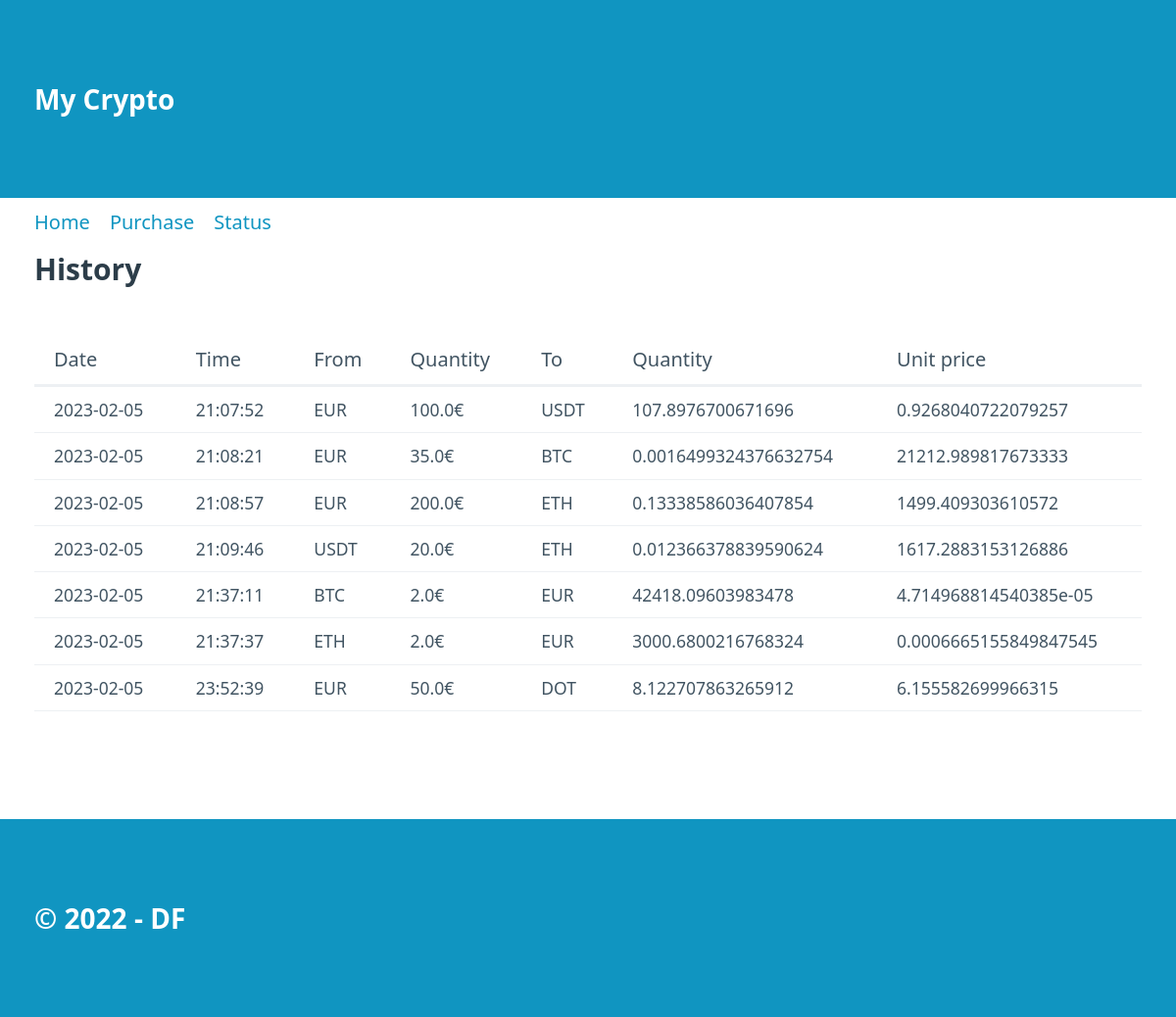
The page / on the database its author committed.
### tables this page shows
CREATE TABLE "movements" (
	"id"	INTEGER,
	"date"	TEXT NOT NULL,
	"time"	TEXT NOT NULL,
	"from_coin"	TEXT NOT NULL,
	"from_quantity"	REAL NOT NULL,
	"to_coin"	TEXT NOT NULL,
	"to_quantity"	REAL NOT NULL,
	PRIMARY KEY("id" AUTOINCREMENT)
);

### crypto_app/routes.py (the view)
@app.route("/")
def index():
    register = show_all()
    return render_template("index.html", data = register)

### crypto_app/models.py (called while the page is built)
def show_all():
    connect = Conexion("SELECT id,date,time,from_coin,from_quantity,to_coin,to_quantity FROM movements ORDER BY date;")
    rows = connect.res.fetchall()
    columns = connect.res.description
    result = []
    for row in rows:
        data_info = {}
        position = 0
        for field in columns:
            data_info[field[0]] = row[position]
            position += 1
        result.append(data_info)
    connect.con.close()
    return result

### crypto_app/templates/index.html
{% extends "base.html" %} {% block section %}
<h3>History</h3>
{% if data %}
<table>
    <thead>
        <tr>
            <th>Date</th>
            <th>Time</th>
            <th>From</th>
            <th>Quantity</th>
            <th>To</th>
            <th>Quantity</th>
            <th>Unit price</th>
        </tr>
    </thead>
    <tbody>
        {% for movements in data %}
        <tr>
            <td>{{movements.date}}</td>
            <td>{{movements.time}}</td>
            <td>{{movements.from_coin}}</td>
            <td>{{movements.from_quantity}}€</td>
            <td>{{movements.to_coin}}</td>
            <td>{{movements.to_quantity}}</td>
            <td>{{movements.from_quantity / movements.to_quantity}}</td>
        </tr>
        {% endfor %}
    </tbody>
</table>
{% else %}
<h4>No movements registered</h4>
{% endif %} {% endblock %}

### crypto_app/templates/base.html (shortened to what this page needs)
<!DOCTYPE html>
<html lang="en">
    <head>
        <link rel="stylesheet" href="../static/css/pico.css" />
        <link rel="stylesheet" href="../static/css/styles.css" />
    </head>
    <body>
        <header>
            <div class="container">My Crypto</div>
        </header>
        <nav class="container">
            <ul>
                <li>
                    <a {% if href=="/" %} disabled {% endif %}>Home</a>
                </li>
                <li><a href="/purchase">Purchase</a></li>
                <li><a href="/status">Status</a></li>
            </ul>
        </nav>
        <section class="container">{% block section %} {% endblock %}</section>
        <footer>
            <div class="container">&copy; 2022 - DF</div>
        </footer>
    </body>
</html>

### crypto_app/static/css/styles.css (style rules this page uses)
header, footer { background-color: var(--primary); color: var(--primary-inverse); font-size: 1.4em; font-weight: bold; }
body { min-height: 100vh; display: grid; grid-template-rows: auto 50px 1fr auto; margin: 0; }

### rows shown on the page
movements: date "2023-02-05", time "21:07:52", from_coin "EUR", from_quantity "100.0", to_coin "USDT", to_quantity "107.8976700671696", movements.from_quantity/movements.to_quantity "0.9268040722079257"
movements: date "2023-02-05", time "21:08:21", from_coin "EUR", from_quantity "35.0", to_coin "BTC", to_quantity "0.0016499324376632754", movements.from_quantity/movements.to_quantity "21212.989817673333"
movements: date "2023-02-05", time "21:08:57", from_coin "EUR", from_quantity "200.0", to_coin "ETH", to_quantity "0.13338586036407854", movements.from_quantity/movements.to_quantity "1499.409303610572"
movements: date "2023-02-05", time "21:09:46", from_coin "USDT", from_quantity "20.0", to_coin "ETH", to_quantity "0.012366378839590624", movements.from_quantity/movements.to_quantity "1617.2883153126886"
movements: date "2023-02-05", time "21:37:11", from_coin "BTC", from_quantity "2.0", to_coin "EUR", to_quantity "42418.09603983478", movements.from_quantity/movements.to_quantity "4.714968814540385e-05"
movements: date "2023-02-05", time "21:37:37", from_coin "ETH", from_quantity "2.0", to_coin "EUR", to_quantity "3000.6800216768324", movements.from_quantity/movements.to_quantity "0.0006665155849847545"
movements: date "2023-02-05", time "23:52:39", from_coin "EUR", from_quantity "50.0", to_coin "DOT", to_quantity "8.122707863265912", movements.from_quantity/movements.to_quantity "6.155582699966315"
